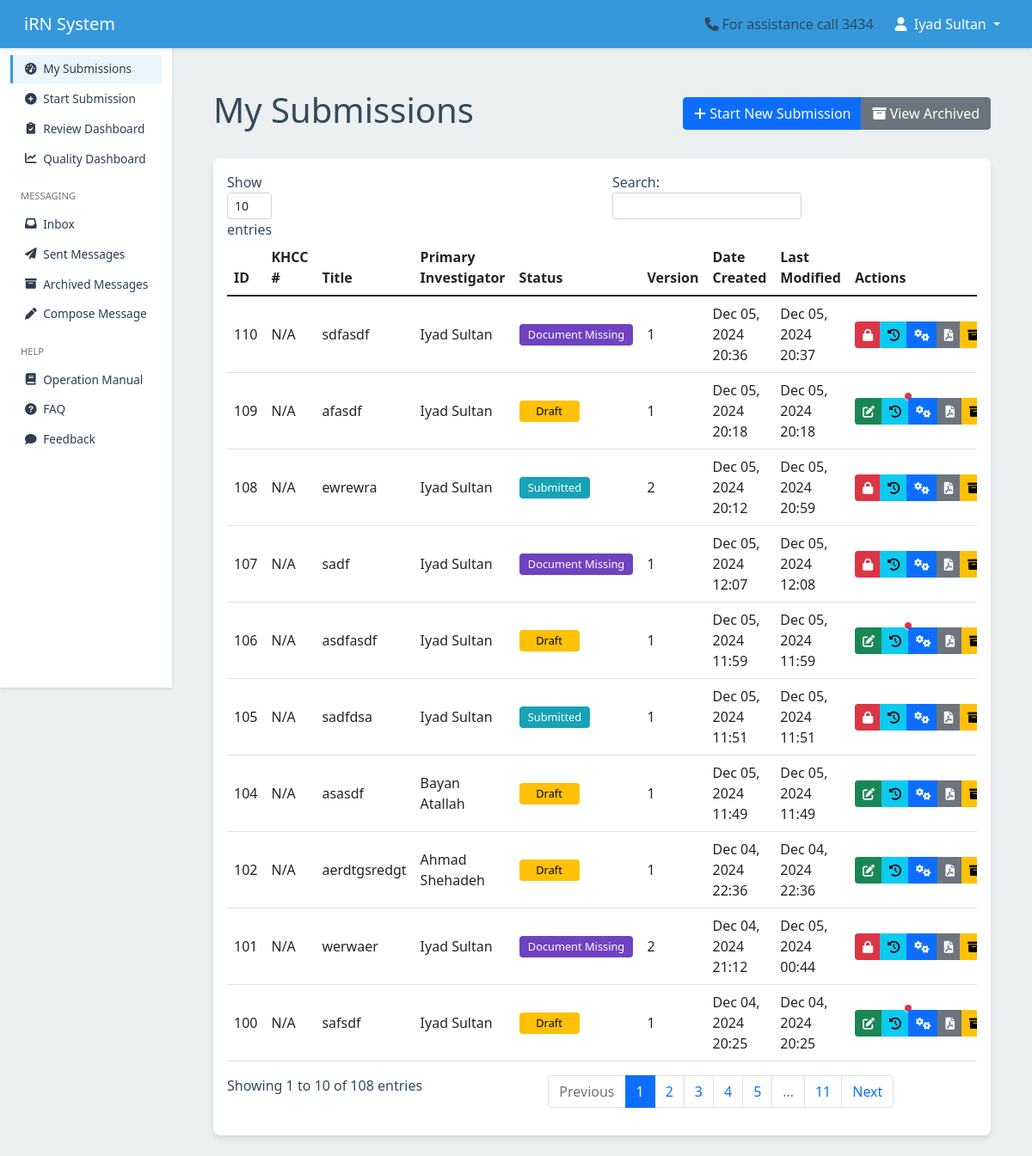
The app's page /submission/dashboard/ (signed in), older data.
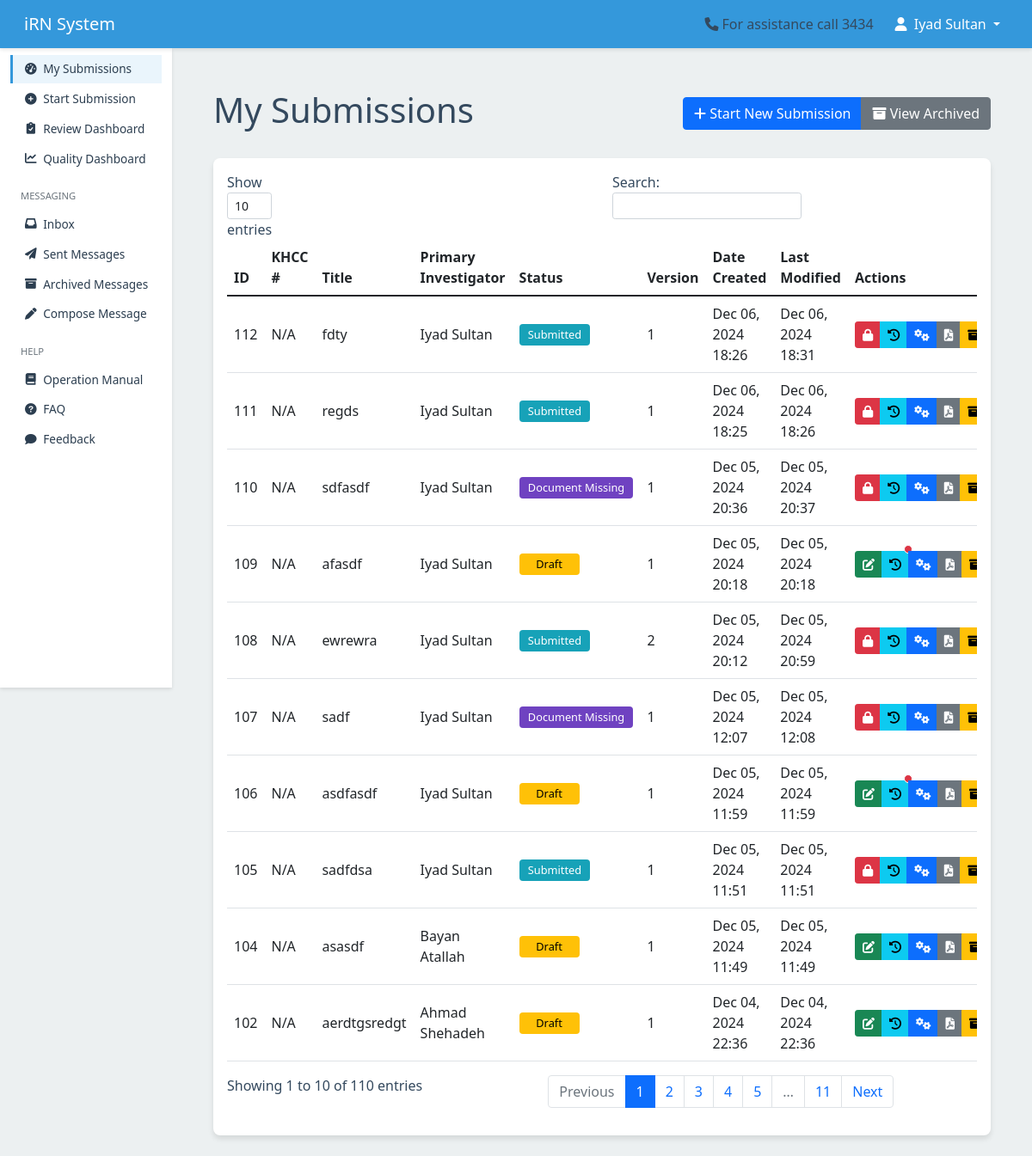
The same page, newer data.
### submission/models.py (models this page shows, shortened)
class Submission(models.Model):
    temporary_id = models.AutoField(primary_key=True)
    khcc_number = models.CharField(max_length=20, blank=True, null=True, unique=True)
    title = models.CharField(max_length=255)
    primary_investigator = models.ForeignKey(
        User, related_name='primary_investigations', on_delete=models.CASCADE
    )
    study_type = models.ForeignKey(StudyType, on_delete=models.SET_NULL, null=True)
    status = models.CharField(
        max_length=50,
        choices=get_submission_status_choices,
        default='draft'
    )
    date_created = models.DateTimeField(auto_now_add=True)
    last_modified = models.DateTimeField(auto_now=True)
    date_submitted = models.DateTimeField(blank=True, null=True)
    version = models.PositiveIntegerField(default=1)
    is_locked = models.BooleanField(default=False)
    is_archived = models.BooleanField(default=False)
    archived_at = models.DateTimeField(null=True, blank=True)
    show_in_irb = models.BooleanField(default=False, help_text="Toggle visibility for IRB members")
    show_in_rc = models.BooleanField(default=False, help_text="Toggle visibility for RC members")
    submitted_by = models.ForeignKey(
        User,
        related_name='submitted_submissions',
        on_delete=models.SET_NULL,
        null=True,
        blank=True,
        help_text="User who submitted the submission"
    )
    def get_required_investigator_forms(self):
        return self.study_type.forms.filter(requested_per_investigator=True)
    def get_submitters(self):
        submitters = [self.primary_investigator]
        submitters.extend([ci.user for ci in self.coinvestigators.filter(can_submit=True)])
        submitters.extend([ra.user for ra in self.research_assistants.filter(can_submit=True)])
        return submitters
    def get_pending_investigator_forms(self, user):
        if not (user == self.primary_investigator or
                self.coinvestigators.filter(user=user).exists() or
                self.research_assistants.filter(user=user).exists()):
            return []
        if user in self.get_submitters() and self.status in ['submitted', 'document_missing']:
            return []
        required_forms = self.get_required_investigator_forms()
        submitted_forms = InvestigatorFormSubmission.objects.filter(
            submission=self,
            investigator=user,
            version=self.version
        ).values_list('form_id', flat=True)
        return list(required_forms.exclude(id__in=submitted_forms))
    def has_pending_forms(self, user):
        return len(self.get_pending_investigator_forms(user)) > 0

### users/models.py (models this page shows, shortened)
class UserProfile(models.Model):
    user = models.OneToOneField(
        User,
        on_delete=models.CASCADE,
        related_name='userprofile'
    )
    institution = models.CharField(
        max_length=255,
        default='King Hussein Cancer Center'
    )
    mobile = models.CharField(
        max_length=20,
        blank=True,
        null=True,
        default='',
        validators=[phone_regex]
    )
    khcc_employee_number = models.CharField(
        max_length=20,
        blank=True,
        null=True,
        unique=True,
        validators=[
            RegexValidator(
                regex=r'^[A-Za-z0-9]+$',
                message='Employee number can only contain letters and numbers.'
            )
        ]
    )
    title = models.CharField(
        max_length=255,
        blank=True,
        null=True
    )
    role = models.CharField(
        max_length=50,
        choices=USER_ROLE_CHOICES,
        blank=True,
        null=True
    )
    groups = models.ManyToManyField(
        Group,
        related_name='user_profiles',
        blank=True
    )
    photo = models.ImageField(
        upload_to='photos/',
        blank=True,
        null=True
    )
    is_approved = models.BooleanField(default=False)
    full_name = models.CharField(
        max_length=255,
        default='',
        help_text='Full name (at least two names required)',
        validators=[validate_full_name]
    )
    class Meta:
        ordering = ['user__username']
        indexes = [
            models.Index(fields=['is_approved']),
            models.Index(fields=['role'])
        ]

### submission/views.py (the view)
# urls.py: path('dashboard/', views.dashboard, name='dashboard'),
@login_required
def dashboard(request):
    from django.db.models import Max, Prefetch
    submissions = Submission.objects.filter(
        is_archived=False
    ).select_related(
        'primary_investigator__userprofile',
        'study_type'
    ).prefetch_related(
        'coinvestigators',
        'research_assistants'
    ).order_by('-date_created')
    for submission in submissions:
        latest_version = FormDataEntry.objects.filter(
            submission=submission
        ).values('version').aggregate(Max('version'))['version__max']
        submission.actual_version = latest_version or 1
        submission.has_pending = submission.has_pending_forms(request.user)
        submission.pending_forms = submission.get_pending_investigator_forms(request.user)
    return render(request, 'submission/dashboard.html', {
        'submissions': submissions
    })

### iRN/constants.py (called while the page is built)
def get_submission_status_choices():
    DEFAULT_CHOICES = SUBMISSION_STATUS_CHOICES
    try:
        choices = cache.get('submission_status_choices')
        if not choices:
            StatusChoice = apps.get_model('submission', 'StatusChoice')
            choices = list(StatusChoice.objects.filter(is_active=True).values_list('code', 'label'))
            if choices:
                cache.set('submission_status_choices', choices)
        return choices or DEFAULT_CHOICES
    except (OperationalError, LookupError):
        return DEFAULT_CHOICES

### submission/templates/submission/dashboard.html (shortened to what the changed rows need)
{% extends 'users/base.html' %}
{% load static %}
{% block content %}
<div class="container mt-4">
    <div class="d-flex justify-content-between align-items-center mb-4">
        <h1>My Submissions</h1>
    </div>
    <div class="card">
        <div class="card-body">
            <div class="table-responsive">
                <table id="submissionsTable" class="table table-hover">
                    <thead>
                        <tr>
                            <th>ID</th>
                            <th>KHCC #</th>
                            <th>Title</th>
                            <th>Primary Investigator</th>
                            <th>Status</th>
                            <th>Version</th>
                            <th>Date Created</th>
                            <th>Last Modified</th>
                            <th>Actions</th>
                        </tr>
                    </thead>
                    <tbody>
                        {% for submission in submissions %}
                        <tr>
                            <td>{{ submission.temporary_id|default:"" }}</td>
                            <td>{{ submission.khcc_number|default:"N/A" }}</td>
                            <td>{{ submission.title|default:"" }}</td>
                            <td>{{ submission.primary_investigator.userprofile.full_name }}</td>
                            <td>
                                <span class="badge badge-{{ submission.status|slugify }}">
                                    {{ submission.get_status_display|default:"" }}
                                </span>
                            </td>
                            <td>{{ submission.actual_version }}</td>
                            <td data-order="{{ submission.date_created|date:'Y-m-d H:i:s' }}">
                                {{ submission.date_created|date:"M d, Y H:i"|default:"" }}
                            </td>
                            <td data-order="{{ submission.last_modified|date:'Y-m-d H:i:s' }}">
                                {{ submission.last_modified|date:"M d, Y H:i"|default:"" }}
                            </td>
                            <td>
                                <div class="btn-group">
                                    {% if submission.is_locked %}
                                        <a href="{% url 'submission:edit_submission' submission.temporary_id %}"
                                           class="btn btn-sm btn-danger"
                                           title="Submission Locked">
                                            <i class="fas fa-lock"></i>
                                        </a>
                                    {% else %}
                                        <a href="{% url 'submission:edit_submission' submission.temporary_id %}"
                                           class="btn btn-sm btn-success"
                                           title="Edit Submission">
                                            <i class="fas fa-edit"></i>
                                        </a>
                                    {% endif %}
                                    {% if submission.has_pending %}
                                    <a href="{% url 'submission:version_history' submission.temporary_id %}"
                                       class="btn btn-sm btn-info position-relative"
                                       title="Version History - Has Pending Forms">
                                        <i class="fas fa-history"></i>
                                        <span class="position-absolute top-0 start-100 translate-middle p-1 bg-danger rounded-circle">
                                        </span>
                                    </a>
                                {% else %}
                                    <a href="{% url 'submission:version_history' submission.temporary_id %}"
                                       class="btn btn-sm btn-info"
                                       title="History">
                                        <i class="fas fa-history"></i>
                                    </a>
                                        {% endif %}
                                    <a href="{% url 'submission:submission_actions' submission.temporary_id %}"
                                       class="btn btn-sm btn-primary"
                                       title="Actions">
                                        <i class="fas fa-cogs"></i>
                                    </a>
                                    <a href="{% url 'submission:download_submission_pdf' submission.temporary_id %}"
                                       class="btn btn-sm btn-secondary"
                                       title="Download PDF">
                                        <i class="fas fa-file-pdf"></i>
                                    </a>
                                    <button class="btn btn-sm btn-warning archive-submission"
                                            data-submission-id="{{ submission.temporary_id }}"
                                            title="Archive Submission">
                                        <i class="fas fa-archive"></i>
                                    </button>
                                </div>
                            </td>
                        </tr>
                        {% empty %}
                        <tr>
                            <td colspan="9" class="text-center">No submissions found.</td>
                        </tr>
                        {% endfor %}
                    </tbody>
                </table>
            </div>
        </div>
    </div>
</div>
{% endblock %}

Row changes from the older to the newer data that the page shows:
no longer on this page (row unchanged): Submission: temporary_id "101", khcc_number "N/A", title "werwaer", primary_investigator.userprofile.full_name "Iyad Sultan", status "Document Missing", actual_version "2", date_created "Dec 04, 2024 21:12", last_modified "Dec 05, 2024 00:44", is_locked True (drawn)
no longer on this page (row unchanged): Submission: temporary_id "100", khcc_number "N/A", title "safsdf", primary_investigator.userprofile.full_name "Iyad Sultan", status "Draft", actual_version "1", date_created "Dec 04, 2024 20:25", last_modified "Dec 04, 2024 20:25", is_locked False (drawn)
added Submission: temporary_id "112", khcc_number "N/A", title "fdty", primary_investigator.userprofile.full_name "Iyad Sultan", status "Submitted", actual_version "1", date_created "Dec 06, 2024 18:26", last_modified "Dec 06, 2024 18:31", is_locked True (drawn)
added Submission: temporary_id "111", khcc_number "N/A", title "regds", primary_investigator.userprofile.full_name "Iyad Sultan", status "Submitted", actual_version "1", date_created "Dec 06, 2024 18:25", last_modified "Dec 06, 2024 18:26", is_locked True (drawn)
Text that changed along with them:
text written by a page script: "Show entries Search: Showing 1 to 10 of 108 entries Previous 1 2 3 4 5 … 11 Next" → "Show entries Search: Showing 1 to 10 of 110 entries Previous 1 2 3 4 5 … 11 Next"
